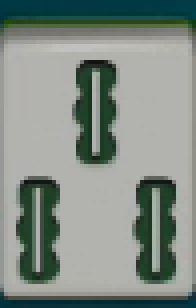
#> input picture dataset/tiles_runtime_v0_2/reference_pack/150_2.png, 49 x 77 px (shown 4 times larger)
$ python -i evaluate_sift_spatial_grid_probe.py   (imports and definitions only)
#> lines starting #> are read from the running program, lines starting #| are printed output that depends on the picture
#> further down, picture is the input picture: PIL image 49x77 RGB; mean R, G, B 130.2, 140.1, 133.8
"""Single fixed 3x3 layout diagnostic; measure collateral ranking errors."""
from __future__ import annotations

import argparse
import json
from pathlib import Path
from unittest.mock import patch


def spatial_descriptors(image):
    import cv2
    import numpy as np
    from workspace.vision import public_meld_identity_sift as frozen

    gray = cv2.cvtColor(np.asarray(image.convert("RGB")), cv2.COLOR_RGB2GRAY)
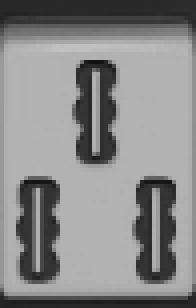
#> gray: shape (77, 49) (shown 4 times larger); min 18, max 193, mean 136.5
    gray = cv2.resize(gray, None, fx=frozen.SIFT_SCALE_FACTOR, fy=frozen.SIFT_SCALE_FACTOR, interpolation=cv2.INTER_CUBIC)
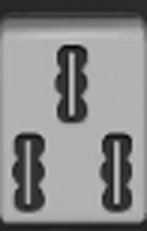
#> gray: shape (231, 147); min 4, max 198, mean 136.5
    gray = cv2.createCLAHE(clipLimit=frozen.SIFT_CLAHE_CLIP_LIMIT, tileGridSize=frozen.SIFT_CLAHE_TILE_GRID).apply(gray)
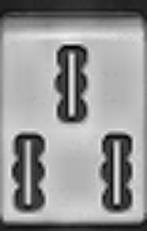
#> gray: shape (231, 147); min 3, max 238, mean 149.2
    keypoints, descriptors = cv2.SIFT_create(nfeatures=frozen.SIFT_NFEATURES).detectAndCompute(gray, None)
#> keypoints = 78 keypoints; strongest (x, y, size): (117, 200, 4.8), (72, 111, 4.9), (72, 57, 5.1), (28, 200, 4.7)
    if descriptors is None or len(descriptors) < 2:
        return None
    cells = np.array([[min(2, int(k.pt[0] / gray.shape[1] * 3)), min(2, int(k.pt[1] / gray.shape[0] * 3))]
                      for k in keypoints], dtype="float32")
#> cells = 78 pairs, first value 0 to 2, second value 0 to 2
    return np.column_stack((descriptors, cells)).astype("float32")
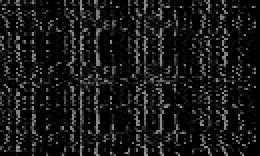
#> returned value: shape (78, 130) float32 (shown 2 times larger); min 0, max 158, mean 23.6


# [85 lines left out: functions spatial_similarity, evaluate, main, not called in this run]


# [2 lines not run here, left out]

>>> from PIL import Image
>>> picture = Image.open('../../dataset/tiles_runtime_v0_2/reference_pack/150_2.png')
>>> result = spatial_descriptors(picture)

$ run again, on dataset/tiles_runtime_v0_2/reference_pack/150_4.png
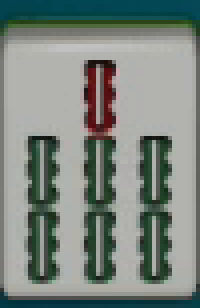
#> input picture dataset/tiles_runtime_v0_2/reference_pack/150_4.png, 50 x 77 px (shown 4 times larger)
#> picture is the input picture: PIL image 50x77 RGB; mean R, G, B 125, 134, 128.1
#> in spatial_descriptors, `gray = cv2.createCLAHE(clipLimit=frozen.SIFT_CLAHE_CLIP_LIMIT, tileGri..`:
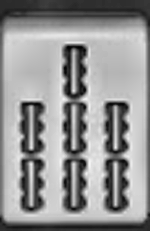
#> gray: shape (231, 150); min 1, max 248, mean 147.2
#> keypoints = 100 keypoints; strongest (x, y, size): (82, 164, 6.4), (74, 90, 4.2), (82, 50, 7.3), (124, 164, 6.5)
#> cells = 100 pairs, first value 0 to 2, second value 0 to 2
#> in spatial_descriptors, `return np.column_stack((descriptors, cells)).astype("float32")`:
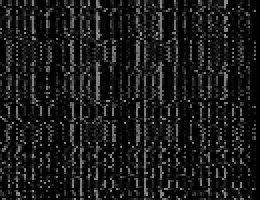
#> returned value: shape (100, 130) float32 (shown 2 times larger); min 0, max 153, mean 25.7

$ run again, on dataset/tiles_runtime_v0_2/reference_pack/150_6.png
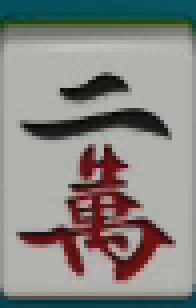
#> input picture dataset/tiles_runtime_v0_2/reference_pack/150_6.png, 49 x 77 px (shown 4 times larger)
#> picture is the input picture: PIL image 49x77 RGB; mean R, G, B 135.6, 134.2, 131.6
#> in spatial_descriptors, `gray = cv2.createCLAHE(clipLimit=frozen.SIFT_CLAHE_CLIP_LIMIT, tileGri..`:
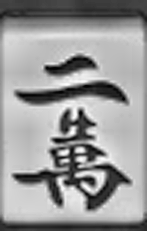
#> gray: shape (231, 147); min 1, max 255, mean 152.7
#> keypoints = 100 keypoints; strongest (x, y, size): (73, 131, 5.6), (91, 181, 6), (81, 112, 4.3), (100, 177, 7.8)
#> cells = 100 pairs, first value 0 to 2, second value 0 to 2
#> in spatial_descriptors, `return np.column_stack((descriptors, cells)).astype("float32")`:
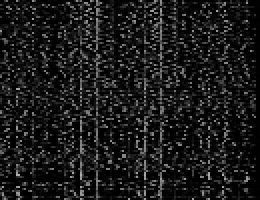
#> returned value: shape (100, 130) float32 (shown 2 times larger); min 0, max 175, mean 26.4

$ run again, on dataset/tiles_runtime_v0_2/reference_pack/4350_13.png
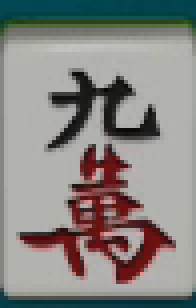
#> input picture dataset/tiles_runtime_v0_2/reference_pack/4350_13.png, 49 x 77 px (shown 4 times larger)
#> picture is the input picture: PIL image 49x77 RGB; mean R, G, B 135.5, 133.2, 130.5
#> in spatial_descriptors, `gray = cv2.createCLAHE(clipLimit=frozen.SIFT_CLAHE_CLIP_LIMIT, tileGri..`:
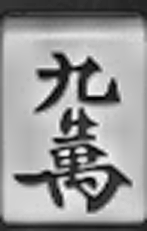
#> gray: shape (231, 147); min 1, max 252, mean 149.7
#> keypoints = 100 keypoints; strongest (x, y, size): (66, 153, 4.3), (92, 181, 6.1), (74, 131, 5.9), (75, 116, 4.9)
#> cells = 100 pairs, first value 0 to 2, second value 0 to 2
#> in spatial_descriptors, `return np.column_stack((descriptors, cells)).astype("float32")`:
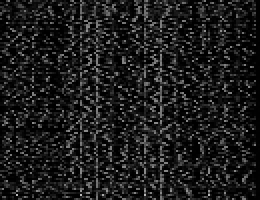
#> returned value: shape (100, 130) float32 (shown 2 times larger); min 0, max 186, mean 28
